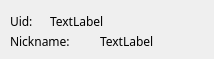
<?xml version="1.0" encoding="UTF-8"?>
<ui version="4.0">
 <class>PlayerInfo</class>
 <widget class="QWidget" name="PlayerInfo">
  <property name="geometry">
   <rect>
    <x>0</x>
    <y>0</y>
    <width>214</width>
    <height>59</height>
   </rect>
  </property>
  <property name="windowTitle">
   <string>Form</string>
  </property>
  <widget class="QLabel" name="uiddisplay">
   <property name="geometry">
    <rect>
     <x>50</x>
     <y>10</y>
     <width>311</width>
     <height>23</height>
    </rect>
   </property>
   <property name="font">
    <font>
     <family>Lalezar</family>
    </font>
   </property>
   <property name="text">
    <string>TextLabel</string>
   </property>
  </widget>
  <widget class="QLabel" name="nicknamedisplay">
   <property name="geometry">
    <rect>
     <x>100</x>
     <y>30</y>
     <width>321</width>
     <height>23</height>
    </rect>
   </property>
   <property name="font">
    <font>
     <family>Lalezar</family>
    </font>
   </property>
   <property name="text">
    <string>TextLabel</string>
   </property>
  </widget>
  <widget class="QLabel" name="label">
   <property name="geometry">
    <rect>
     <x>10</x>
     <y>10</y>
     <width>31</width>
     <height>23</height>
    </rect>
   </property>
   <property name="font">
    <font>
     <family>Lalezar</family>
    </font>
   </property>
   <property name="text">
    <string>Uid: </string>
   </property>
  </widget>
  <widget class="QLabel" name="label_2">
   <property name="geometry">
    <rect>
     <x>10</x>
     <y>30</y>
     <width>81</width>
     <height>23</height>
    </rect>
   </property>
   <property name="font">
    <font>
     <family>Lalezar</family>
    </font>
   </property>
   <property name="text">
    <string>Nickname: </string>
   </property>
  </widget>
 </widget>
 <resources/>
 <connections/>
</ui>
